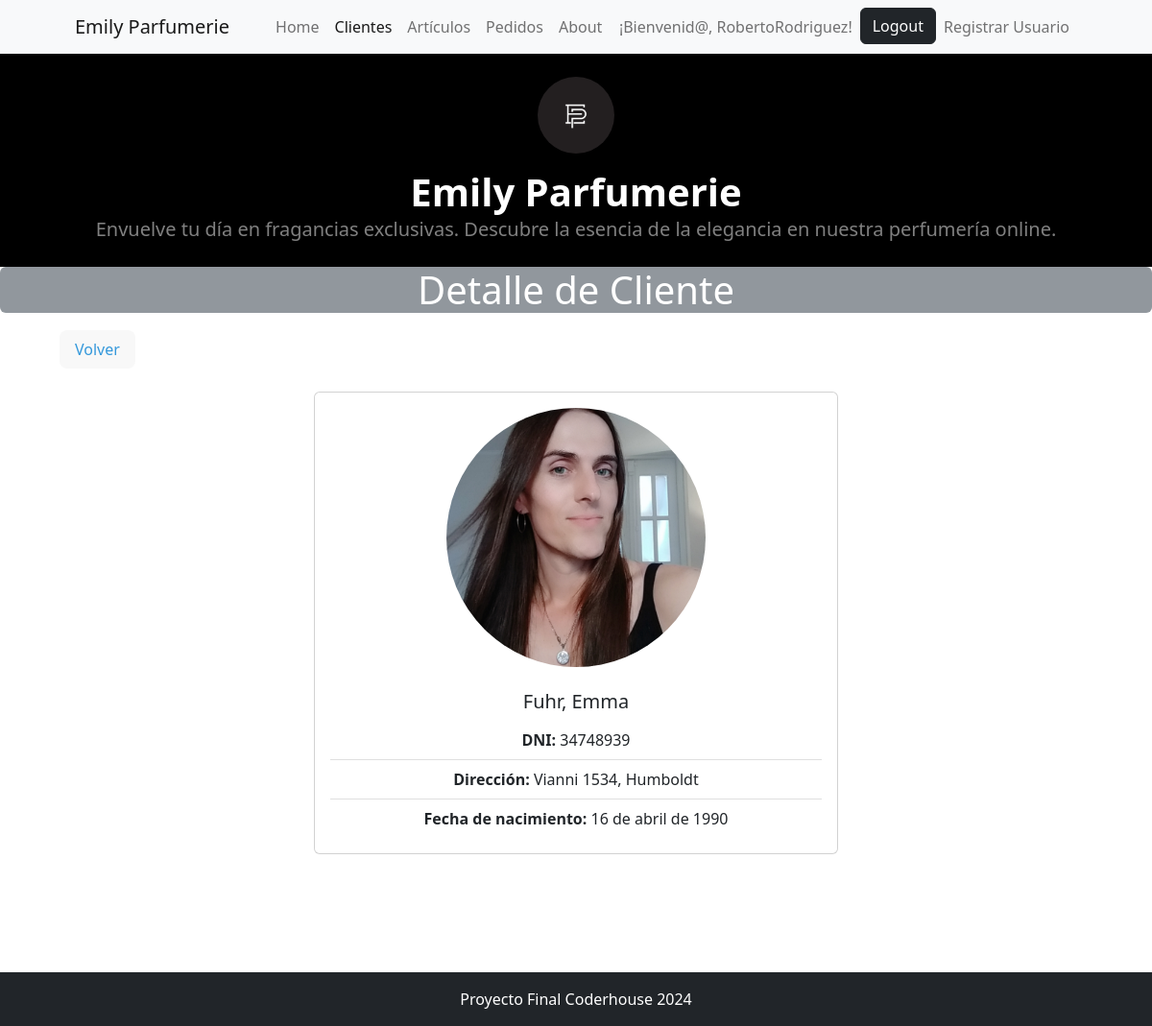
/cliente/cliente/detail/5 (signed in), run on the app's committed database.
### cliente/models.py (models this page shows, shortened)
class Cliente(models.Model):
    nombre = models.CharField(max_length=200, verbose_name='Nombre')
    apellido = models.CharField(max_length=200, verbose_name='Apellido')
    dni = models.CharField(max_length=8,verbose_name='DNI', unique=True)
    fecha_nacimiento = models.DateField(null=True, blank=True, verbose_name="Fecha de Nacimiento")
    direccion =  models.CharField(max_length=200, verbose_name='Dirección')
    ciudad =  models.CharField(max_length=200, verbose_name='Ciudad', default='',null=False)
    avatar = models.ImageField(upload_to="avatares", null=True, blank=True)
    class Meta:
        verbose_name_plural = "Clientes"
        verbose_name = 'Cliente'

### cliente/views.py (the view)
# urls.py: path("cliente/detail/<int:pk>", views.ClienteDetail.as_view(), name="cliente_detail"),
@method_decorator(login_required, name='dispatch')
class ClienteDetail(DetailView):
    model = models.Cliente

### cliente/templates/cliente/cliente_detail.html
{% extends 'core/base.html' %}
{% block titulo %}
    Detalle de Cliente
{% endblock titulo %}
{% block contenido %}
<div class="container">
    <div style="margin-left: 20px; margin-top: 10px; display: inline-block; background-color: #f8f8f8; color: #3498db; padding: 8px 16px; border-radius: 8px;">
        <a href="{% url 'cliente:cliente_list' %}" style="color: #3498db; text-decoration: none;">Volver</a>
    </div>
    <div class="row justify-content-center mt-4">
        <div class="col-md-6">
            <div class="card">
                <div class="card-body text-center">
                    <img src="{{ cliente.avatar.url }}" class="rounded-circle mb-4" style="width: 270px; height: 270px; object-fit: cover; object-position: center center; margin: 0 auto;" alt="Foto de perfil">
                    <h5 class="card-title">{{ object.apellido }}, {{ object.nombre }}</h5>
                    <ul class="list-group list-group-flush">
                        <li class="list-group-item"><strong>DNI:</strong> {{ object.dni }}</li>
                        <li class="list-group-item"><strong>Dirección:</strong> {{ object.direccion }}, {{ object.ciudad }}</li>
                        <li class="list-group-item"><strong>Fecha de nacimiento:</strong> {{ object.fecha_nacimiento }}</li>
                    </ul>
                </div>
            </div>
        </div>
    </div>
</div>
<div style="height: 80px;"></div>
{% endblock contenido %}

### core/templates/core/components/navbar.html (shortened to what this page needs)
<nav class="navbar navbar-expand-lg navbar-light bg-light">
    <div class="container px-4 px-lg-5">
        <a class="navbar-brand" href="{% url 'core:home' %}">Emily Parfumerie</a>
        <div class="collapse navbar-collapse" id="navbarSupportedContent">
            <ul class="navbar-nav me-auto mb-2 mb-lg-0 ms-lg-4">
                <li class="nav-item"><a class="nav-link {% if request.path == "/" %}active{% endif %}" aria-current="page" href="{% url 'core:home' %}">Home</a></li>
            {% if user.is_authenticated %}
                <li class="nav-item"><a class="nav-link {% if "/cliente/cliente" in request.path %}active{% endif %}" href="{% url 'cliente:home' %}">Clientes</a></li>
                <li class="nav-item"><a class="nav-link {% if "/articulo/" in request.path %}active{% endif %}" href="{% url 'articulo:home' %}">Artículos</a></li>
                <li class="nav-item"><a class="nav-link {% if "cliente/pedido" in request.path %}active{% endif %}" href="{% url 'cliente:pedidos' %}">Pedidos</a></li>
            {% else %}
                <li class="nav-item"><a class="nav-link {% if "/articulo/" in request.path %}active{% endif %}" href="{% url 'articulo:articulo_list' %}">Artículos</a></li>
            {% endif %}
                <li class="nav-item"><a class="nav-link {% if "/about/" in request.path %}active{% endif %}" href="{% url 'core:about' %}">About</a></li>
            </ul>
            <ul class="navbar-nav ml-auto">
                {% if user.is_authenticated %}
                    <li class="nav-item">
                        <a class="nav-link">¡Bienvenid@, {{ user.username }}!</a>
                    </li>
                    <li class="nav-item ">
                        <form action="{% url 'core:logout' %}" method="post">
                            <button type="submit" class="btn btn-dark ">Logout</button>
                        </form>
                    </li>
                    <li class="nav-item"><a class="nav-link {% if "/register" in request.path %}active{% endif %}" href="{% url 'core:register' %}">Registrar Usuario</a></li>
                {% else %}
                    <li class="nav-item"><a class="nav-link {% if "/login" in request.path %}active{% endif %}" href="{% url 'core:login' %}">Login</a></li>
                {% endif %}
            </ul>
        </div>
    </div>
</nav>

### data on the page
Cliente: avatar (picture), apellido "Fuhr", nombre "Emma", dni "34748939", direccion "Vianni 1534", ciudad "Humboldt", fecha_nacimiento "16 de abril de 1990"

### other printed values
{{ user.username }} "RobertoRodriguez"
